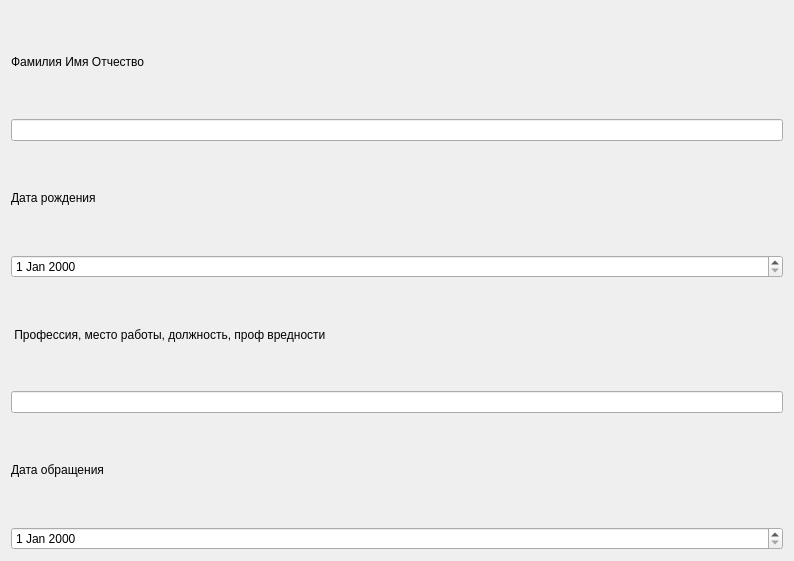
   <widget class="QWidget" name="passportDetailsContents">
    <property name="geometry">
     <rect>
      <x>0</x>
      <y>0</y>
      <width>794</width>
      <height>561</height>
     </rect>
    </property>
    <layout class="QVBoxLayout" name="passportDetailsLayout">
     <item>
      <widget class="QLabel" name="label1">
       <property name="text">
        <string>Фамилия Имя Отчество</string>
       </property>
       <property name="wordWrap">
        <bool>true</bool>
       </property>
      </widget>
     </item>
     <item>
      <widget class="QLineEdit" name="edit1"/>
     </item>
     <item>
      <widget class="QLabel" name="label2">
       <property name="text">
        <string>Дата рождения</string>
       </property>
       <property name="wordWrap">
        <bool>true</bool>
       </property>
      </widget>
     </item>
     <item>
      <widget class="QDateEdit" name="edit2"/>
     </item>
     <item>
      <widget class="QLabel" name="label3">
       <property name="text">
        <string> Профессия, место работы, должность, проф вредности</string>
       </property>
       <property name="wordWrap">
        <bool>true</bool>
       </property>
      </widget>
     </item>
     <item>
      <widget class="QLineEdit" name="edit3"/>
     </item>
     <item>
      <widget class="QLabel" name="label4">
       <property name="text">
        <string>Дата обращения</string>
       </property>
       <property name="wordWrap">
        <bool>true</bool>
       </property>
      </widget>
     </item>
     <item>
      <widget class="QDateEdit" name="edit4"/>
     </item>
    </layout>
   </widget>
